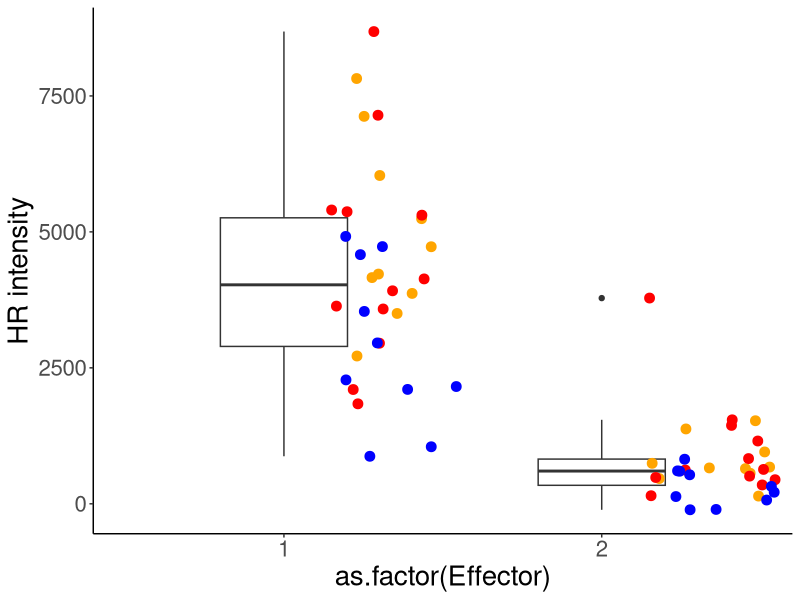

Source code (R):
########## Boxplot varB ###########

library(dplyr)
library(ggplot2)
library(reshape2)


varAvarB<-read.table("AllvarB.txt",h=T)
varAvarB

png("varAvsvarB.png", width=450, height=560)
ggplot(varAvarB,aes(x=as.factor(Effector),y=Hrintensity)) + geom_boxplot(width=0.4,position=position_dodge(width = 0.5)) + geom_jitter(aes(x=as.numeric(Effector)+0.35,y=Hrintensity,colour=Experiment),size=3,width=0.2, show.legend = FALSE) +scale_colour_manual(values = c("orange","red","blue")) + theme_classic() + ylab("HR intensity") + theme(text = element_text(size=20)) 
dev.off()

varAvarBWilxocon<-read.table("AllvarBWilkocon.txt",h=T)
varAvarBWilxocon
wilcox.test(x=varAvarBWilxocon$varA,y=varAvarBWilxocon$varB,paired=TRUE)
varAvarBWilxocon1 <- varAvarBWilxocon %>% filter(Experiment=="Exp04092020")
varAvarBWilxocon1 
varAvarBWilxocon2 <- varAvarBWilxocon %>% filter(Experiment=="Exp08062019")
varAvarBWilxocon2
varAvarBWilxocon3 <- varAvarBWilxocon %>% filter(Experiment=="Exp28082020")
varAvarBWilxocon3 
wilcox.test(x=varAvarBWilxocon1$varA,y=varAvarBWilxocon1$varB,paired=TRUE)
wilcox.test(x=varAvarBWilxocon2$varA,y=varAvarBWilxocon2$varB,paired=TRUE)
wilcox.test(x=varAvarBWilxocon3$varA,y=varAvarBWilxocon3$varB,paired=TRUE)
